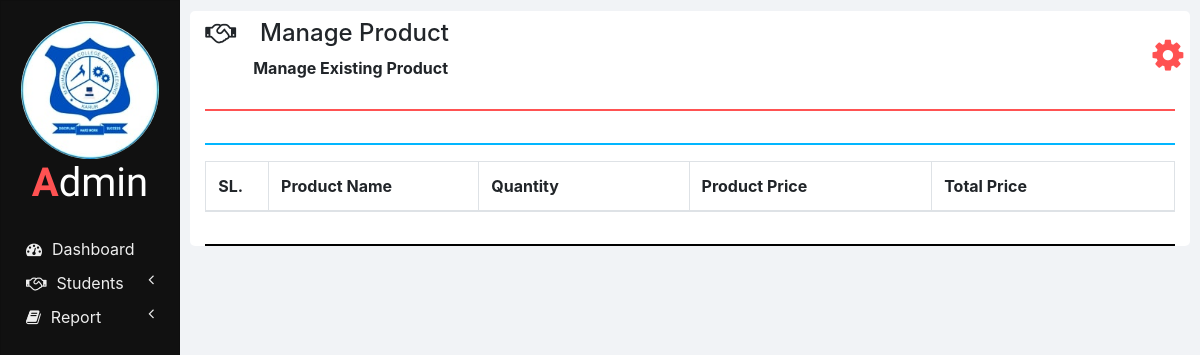
Before: /manage_purchase.php with the older database file.
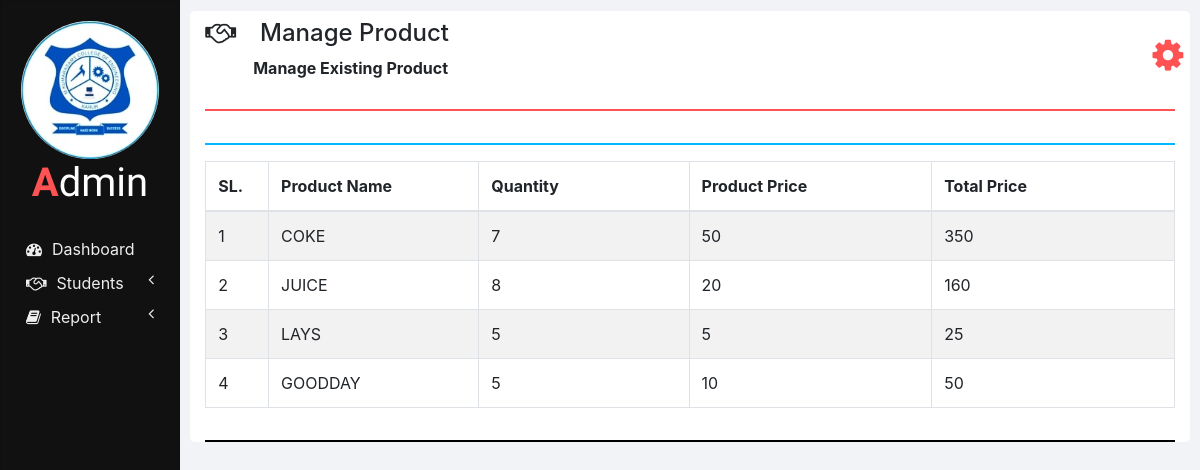
After: the same page with the newer database file.
### tables this page shows
CREATE TABLE `product` (
  `id` int(30) NOT NULL,
  `product_name` varchar(40) NOT NULL,
  `product_quantity` int(40) NOT NULL,
  `product_price` int(11) NOT NULL,
  `total_price` int(50) NOT NULL
);

### php/manage_purchase.php (the view, shortened to what this page needs)
<?php
function showCustomers($id)
{
    require "db_connection.php";
    if ($con) {
        $seq_no = 0;
        $query = "SELECT * FROM product";
        $result = mysqli_query($con, $query);
        while ($row = mysqli_fetch_array($result)) {
            $seq_no++;
            if ($row['id'] == $id) {
                showEditOptionsRow($seq_no, $row);
            } else {
                showCustomerRow($seq_no, $row);
            }
        }
    }
}
function showCustomerRow($seq_no, $row)
{
    ?>
    <tr>
    <td><?php echo $row['id'] ?></td>
        <td><?php echo $row['product_name']; ?></td>
        <td><?php echo $row['product_quantity']; ?></td>
        <td><?php echo $row['product_price']; ?></td>
        <td><?php echo $row['total_price']; ?></td>
    </tr>
    <?php
}
    ?>

Changed rows visible on the page:
added product: id "1", product_name "COKE", product_quantity "7", product_price "50", total_price "350"
added product: id "2", product_name "JUICE", product_quantity "8", product_price "20", total_price "160"
added product: id "3", product_name "LAYS", product_quantity "5", product_price "5", total_price "25"
added product: id "4", product_name "GOODDAY", product_quantity "5", product_price "10", total_price "50"
